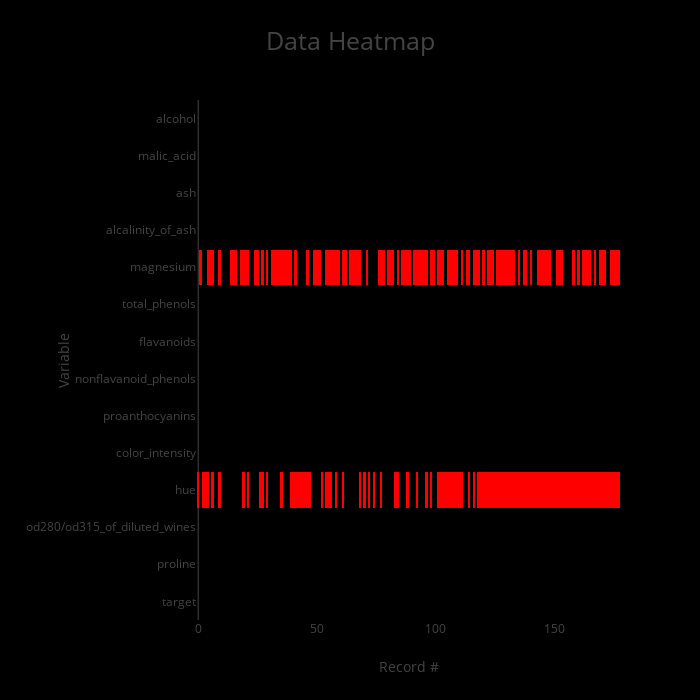

Notebook cell for this chart:
### Code cell
data_heatmap(df, missing=True)

### Figure 1 — Plotly figure (JSON) as saved in the notebook; plotly's stock layout.template omitted (floating-point values rounded to 4 significant figures; data arrays with more than 128 entries replaced by an {"elided": "..."} marker saying what was removed)
{"data": [{"colorscale": [[0, "rgb(255,0,0)"], [1, "rgb(255,0,0)"]], "showscale": false, "type": "heatmap", "uid": "5b58b10b-8a3d-4cb1-b0b4-d945fe1aab3f", "x": {"elided": "178 int values"}, "y": ["target", "proline", "od280/od315_of_diluted_wines", "hue", "color_intensity", "proanthocyanins", "nonflavanoid_phenols", "flavanoids", "total_phenols", "magnesium", "alcalinity_of_ash", "ash", "malic_acid", "alcohol"], "ygap": 2, "z": {"elided": "14x178 int values"}}], "layout": {"autosize": false, "height": 700, "paper_bgcolor": "rgb(0,0,0,0)", "plot_bgcolor": "rgb(0,0,0,0)", "title": {"font": {"size": 25}, "text": "Data Heatmap"}, "width": 700, "xaxis": {"autorange": true, "range": [-0.5, 177.5], "showgrid": false, "ticks": "", "title": {"text": "Record #"}, "type": "linear"}, "yaxis": {"automargin": true, "autorange": true, "range": [-0.5, 13.5], "showgrid": false, "ticks": "", "title": {"text": "Variable"}, "type": "category"}}}
